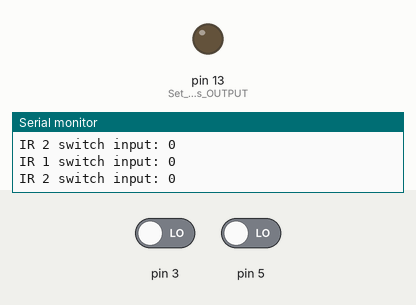
This sketch was run on a simulated Arduino Uno, built with avr-gcc and run on an emulated ATmega328P. On the bench: output pins drawn as LEDs (lit = HIGH), the last lines printed to the serial monitor. Dashed ring = blinking. The inputs (shaded band) are chosen by the test bench; at power-on: pin 3 LOW, pin 5 LOW.

Above: at 1.6 s.
1.7 s: pin 3 driven HIGH
At 4.6 s:
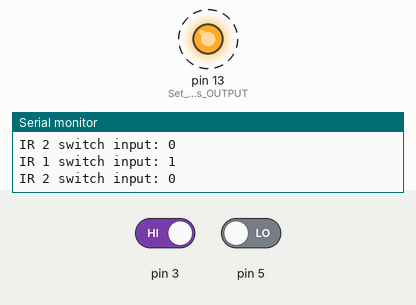
4.7 s: pin 5 driven HIGH
At 5.4 s:
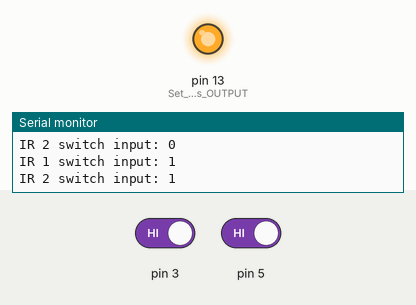
6.2 s: pin 5 driven LOW
At 9.1 s:
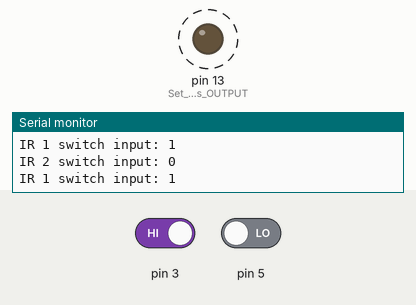
9.2 s: pin 3 driven LOW
At 9.8 s:
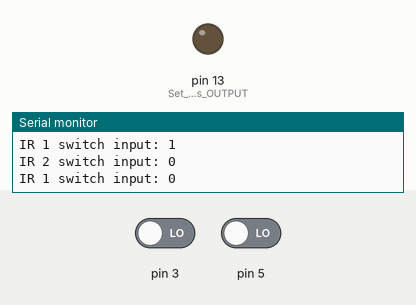
Timing chart, 0 to 11.7 s (numbered marks = the images above; inputs shaded):
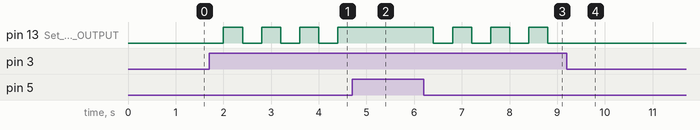

The sketch:

2_IR_project.ino
```cpp
 void setup() {
  // put your setup code here, to run once:
  Serial.begin(9600);
  pinMode(8, INPUT);  // IR 1 switch
  pinMode(7, INPUT);  // IR 2 switch
  pinMode(13, OUTPUT); // Set pin 13 as OUTPUT
}

void loop() {
  // put your main code here, to run repeatedly:

  // first sensor
  Serial.print("IR 1 switch input: ");
  Serial.println(digitalRead(3));
  delay(400);

  if (digitalRead(3) == HIGH) { // Use HIGH instead of 1 for clarity
    digitalWrite(13, HIGH);
  } else {
    digitalWrite(13, LOW);
  }

  // second sensor
  Serial.print("IR 2 switch input: ");
  Serial.println(digitalRead(5));
  delay(400);

  if (digitalRead(5) == HIGH) { // Corrected to digitalRead
    digitalWrite(13, HIGH);
  } else {
    digitalWrite(13, LOW);
  }
}
```

Measured:
- after the input at 1.7 s, pin 13 (Set_pin_13_as_OUTPUT): alternates HIGH for 0.40 s and LOW for 0.40 s, starting after 0.30 s
- after the input at 4.7 s, pin 13 (Set_pin_13_as_OUTPUT): stops changing and stays HIGH
- after the input at 6.2 s, pin 13 (Set_pin_13_as_OUTPUT): alternates HIGH for 0.40 s and LOW for 0.40 s, starting after 0.20 s
- after the input at 9.2 s, pin 13 (Set_pin_13_as_OUTPUT): stops changing and stays LOW
